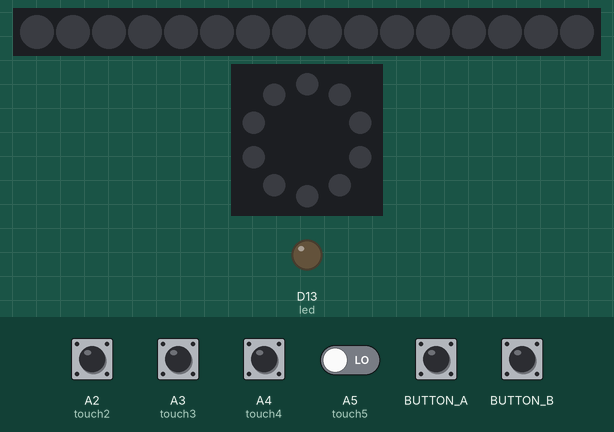
This program was run on a simulated Circuit Playground running CircuitPython. On the bench: 16 RGB LEDs in strip order, left to right, the board's ring of 10 RGB LEDs (number 0 left of the top, counting anticlockwise), output pins drawn as LEDs (lit = HIGH). The inputs (shaded band) are chosen by the test bench; at power-on: A2 (touch2), A3 (touch3), A4 (touch4), A5 (touch5) LOW. Dim RGB values are drawn brighter than linear; random numbers come from a fixed seed; touch pads read as touched when driven HIGH.

Above: at 1.2 s.
1.3 s: A2 (touch2) pulled HIGH for 0.15 s
At 1.78 s:
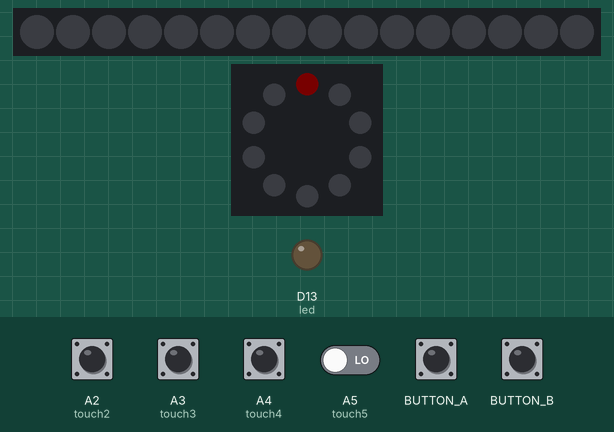
2.0 s: A3 (touch3) pulled HIGH for 1 s
At 2.48 s:
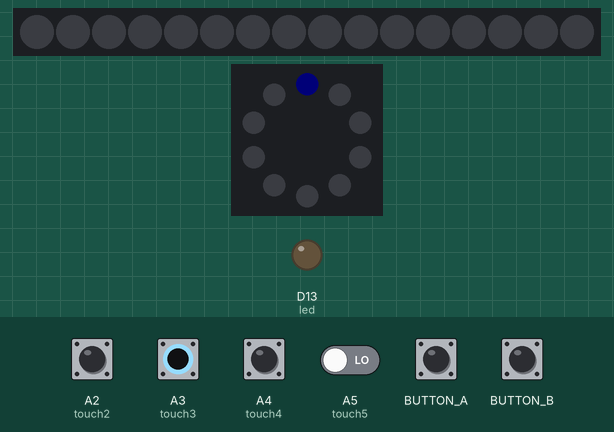
4.5 s: A4 (touch4) pulled HIGH for 0.15 s
At 4.98 s:
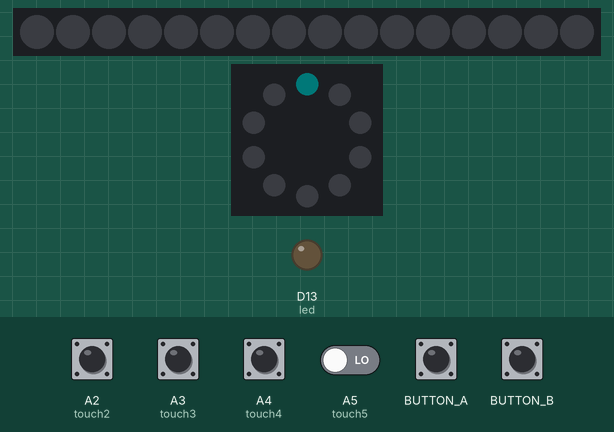
5.2 s: A2 (touch2) driven HIGH and A5 (touch5) driven HIGH
At 6.2 s:
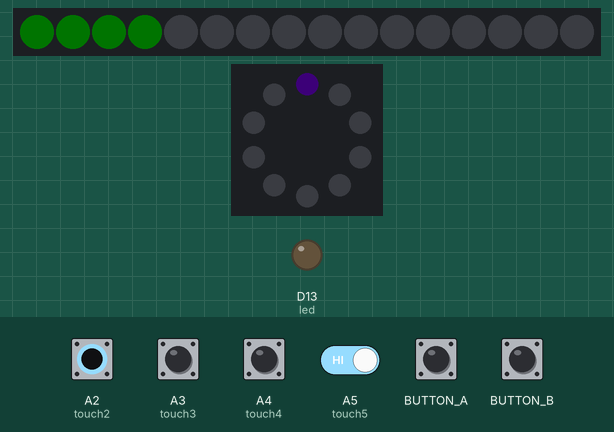
7.3 s: A2 (touch2) driven LOW
At 7.78 s:
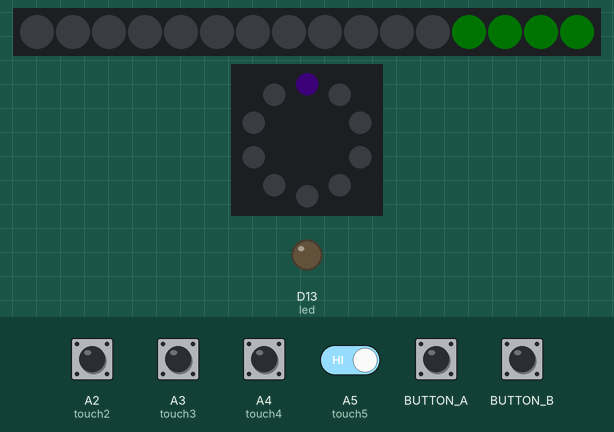
8.8 s: A4 (touch4) pulled HIGH for 0.15 s
At 8.93 s:
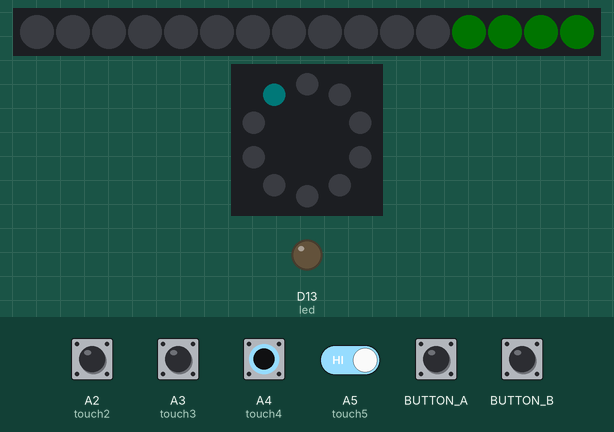

The program:

ring16A.py
```python
# program for joe's blinken lights using:
# * circuit playground express
# * neopixel ring (16)
# * sticks (8 x 4 sticks) [future work]
import board, neopixel, random, digitalio, time, touchio
led = digitalio.DigitalInOut(board.D13)
led.switch_to_output()
slider = digitalio.DigitalInOut(board.SLIDE_SWITCH)
slider.direction = digitalio.Direction.INPUT
slider.pull = digitalio.Pull.UP
touchPad2 = board.A2
touchPad3 = board.A3
touchPad4 = board.A4
touchPad5 = board.A5


buttonA = digitalio.DigitalInOut(board.BUTTON_A)
buttonA.switch_to_input(pull=digitalio.Pull.DOWN)
buttonB = digitalio.DigitalInOut(board.BUTTON_B)
buttonB.switch_to_input(pull=digitalio.Pull.DOWN)
touch2 = touchio.TouchIn(touchPad2)
touch3 = touchio.TouchIn(touchPad3)
touch4 = touchio.TouchIn(touchPad4)
touch5 = touchio.TouchIn(touchPad5)

# ring
numpix = 16  # Number of NeoPixels
pixpin = board.A1  # Pin where NeoPixels are connected
strip = neopixel.NeoPixel(pixpin, numpix, brightness=0.005)

# cpx
basePixels = neopixel.NeoPixel(board.NEOPIXEL, 10, brightness=0.01, auto_write=False)


TEAL = (75, 250, 100) # RGB color - teal
RED = (255, 0, 0)
YELLOW = (255, 150, 0)
GREEN = (0, 255, 0)
CYAN = (0, 255, 255)
BLUE = (0, 0, 255)
PURPLE = (180, 0, 255)
WHITE = (255, 255, 255)
OFF = (0, 0, 0)

ALL_COLORS = [TEAL, RED, YELLOW, GREEN, CYAN, BLUE, PURPLE, WHITE]
QUAD1 = [0,1,2,3]
QUAD2 = [4,5,6,7]
QUAD3 = [8,9,10,11]
QUAD4 = [12,13,14,15]

count = 0

def color_dot_chase(color):
    for i in range(10):
        basePixels[i] = color
        basePixels.show()
        basePixels[i] = OFF
        time.sleep(0.05)
        basePixels.show()


def animate():
    for i in range(numpix):
        # Set 'head' pixel to color:
        colorIndex = random.randrange(0, len(ALL_COLORS) - 1)
        # strip[i] = ALL_COLORS[colorIndex]
        setPixelColor(i, ALL_COLORS[colorIndex])
        strip.write()  # Refresh LED states
        time.sleep(0.125)  # 16 millisecond delay
        strip[i] = OFF
        # strip[sine[(i + len(sine) - 8) % len(sine)]] = [0, 0, 0]
        strip.write()  # Refresh LED states
        time.sleep(0.125)  # 16 millisecond delay
        count = i

def setPixelColor(pixelIndex, colorValue):
    strip[pixelIndex] = colorValue
    # strip.write()
    # time.sleep(0.025)

def setQuadColor(pixelIndexes, quadColor):
    for i in pixelIndexes:
        setPixelColor(i, quadColor)

while True:  # Loop forever...
# while count < len(ALL_COLORS):  # Loop forever...

	# if slider.value:
	# 		for i in range(10)
	# 				color_dot_chase(RED)

  if buttonA.value:  # button is pushed
      setQuadColor(QUAD1, WHITE)
  else:
      setQuadColor(QUAD1, OFF)

  if buttonB.value:
      setQuadColor(QUAD3, CYAN)
  else:
      setQuadColor(QUAD3, OFF)

  if touch2.value:
      color_dot_chase(RED)
      setQuadColor(QUAD1, GREEN)
  else:
      setQuadColor(QUAD1, OFF)

  if touch3.value:
      color_dot_chase(BLUE)
      setQuadColor(QUAD2, GREEN)
  else:
      setQuadColor(QUAD2, OFF)

  if touch4.value:
      color_dot_chase(CYAN)
      setQuadColor(QUAD3, GREEN)
  else:
      setQuadColor(QUAD3, OFF)

  if touch5.value:
      color_dot_chase(PURPLE)
      setQuadColor(QUAD4, GREEN)
  else:
      setQuadColor(QUAD4, OFF)

  # animate()
```

Measured:
- after the input at 1.3 s, the LEDs: first change at once (image 1 shows a later state)
- after the input at 2.0 s, the LEDs: first change at once (image 2 shows a later state)
- after the input at 4.5 s, the LEDs: first change at once (image 3 shows a later state)
- after the input at 5.2 s, the LEDs: first change at once (image 4 shows a later state)
